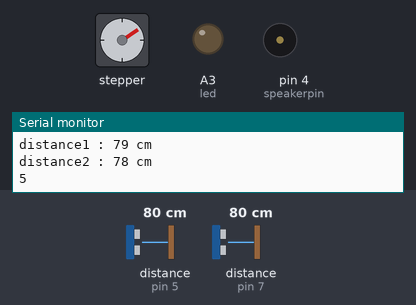
Recording of a sketch running on a simulated Arduino Uno, built with avr-gcc and run on an emulated ATmega328P. On the bench: stepper motor, output pins drawn as LEDs (lit = HIGH), buzzer (waves = sounding), the last lines printed to the serial monitor. Wiring (inferred from the names in the program): 2 × ultrasonic range finder: trigger pin 6, echo pin 5 / trigger pin 8, echo pin 7. Dashed ring = blinking. The test bench sets the inputs (shaded band); at power-on: distance to the obstacle (sensors on pin 5, pin 7) 80 cm. The echo pulse lasts 58.3 µs per cm; stepper angles assume 2048 steps per turn; pins used as bus, display or sensor lines are not drawn.

Above: at 1.3 s.
1.4 s: distance to the obstacle (sensor on pin 5) set to 13 cm
At 1.68 s:
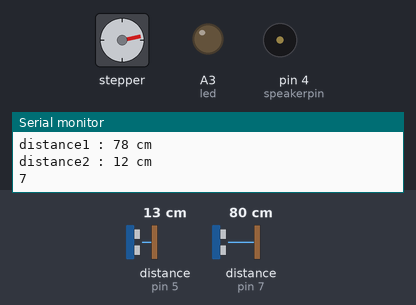
4.4 s: distance to the obstacle (sensor on pin 5) set to 10 cm
At 4.6 s:
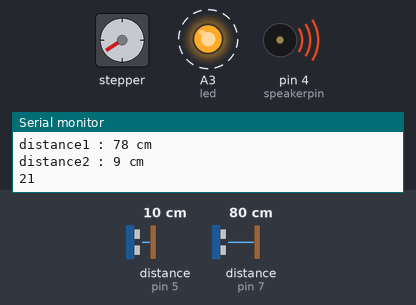
At 5.02 s:
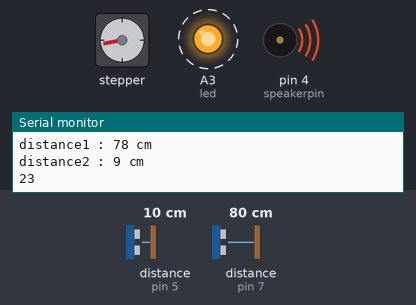
7.4 s: distance to the obstacle (sensor on pin 7) set to 2 cm
10.4 s: distance to the obstacle (sensor on pin 7) set to 35 cm
13.4 s: distance to the obstacle (sensor on pin 7) set to 120 cm
16.4 s: distance to the obstacle (sensor on pin 5) set to 120 cm
At 16.63 s:
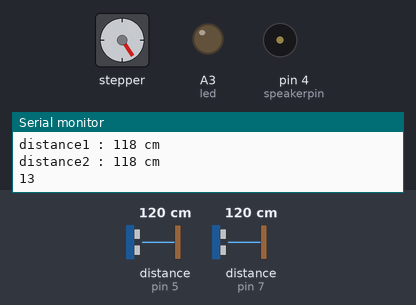
Timing chart, 0 to 20.4 s (numbered marks = the images above; inputs shaded):
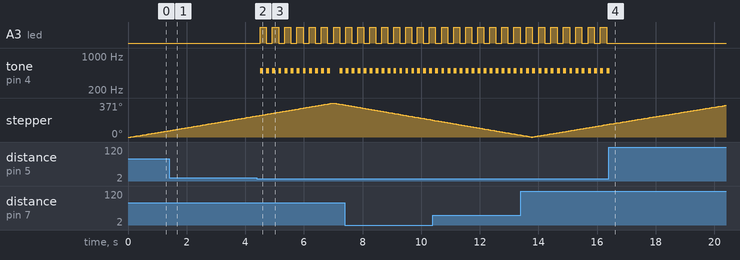

Measured:
- the behaviour switches between 12 and 11 cm on distance to the obstacle (sensor on pin 5) (found by bisection; images 1 and 2)
- after the input at 4.4 s, A3 (led): alternates HIGH for 0.21 s and LOW for 0.21 s, starting after 0.11 s; tone on pin 4 (speakerpin): goes 11 × (500 Hz 0.10 s, silent 0.11 s), 500 Hz 0.10 s, silent 0.32 s, 500 Hz 0.10 s, then silent, starting after 0.11 s
- after the input at 16.4 s, A3 (led): stops changing and stays LOW; tone on pin 4 (speakerpin): goes on until 16.4 s, then stays silent

The sketch:

Item_1.ino
```cpp
#include <Stepper.h>

// 함수 선언부 (function prototypes)
void buzzur();
void led_warn(int pin);
void ultra_sonic1();
void ultra_sonic2();

const int stepsPerRevolution = 64;
Stepper myStepper(stepsPerRevolution, 12, 10, 11, 9);

const int TRIG_1 = 8;
const int ECHO_1 = 7;
const int TRIG_2 = 6;
const int ECHO_2 = 5;
int speakerpin = 4;
const int led = A3;

unsigned long t_prev_1 = 0;
const unsigned long t_delay_1 = 100;

unsigned long t_prev_2 = 0;
const unsigned long t_delay_2 = 100;

unsigned long t_prev_3 = 0;
const unsigned long t_delay_3 = 200;

long duration1, distance1;
long duration2, distance2;

int i;
int flag;

void setup() {
  Serial.begin(9600);
  pinMode(TRIG_1, OUTPUT);
  pinMode(ECHO_1, INPUT);
  pinMode(TRIG_2, OUTPUT);
  pinMode(ECHO_2, INPUT);
  pinMode(led, OUTPUT);

  myStepper.setSpeed(300);
}

void loop() {
  unsigned long t_now_1 = millis();
  if (t_now_1 - t_prev_1 >= t_delay_1) {
    t_prev_1 = t_now_1;

    if (i == 0) {
      flag = 1;
    }

    if (flag == 1) {
      i++;
      myStepper.step(stepsPerRevolution);
      ultra_sonic1();
      ultra_sonic2();
      Serial.print(i);
      led_warn(led);
    }
  }

  unsigned long t_now_2 = millis();
  if (t_now_2 - t_prev_2 >= t_delay_2) {
    t_prev_2 = t_now_2;

    if (i == 33) {
      flag = -1;
    }

    if (flag == -1) {
      i--;
      myStepper.step(-stepsPerRevolution);
      ultra_sonic1();
      ultra_sonic2();
      Serial.print(i);
      led_warn(led);
    }
  }

  unsigned long t_now_3 = millis();
  if (t_now_3 - t_prev_3 >= t_delay_3) {
    t_prev_3 = t_now_3;
    buzzur();
  }
}

void led_warn(int pin) {
  if (distance2 <= 10 || distance1 <= 10) {
    if (digitalRead(pin) == LOW) {
      digitalWrite(pin, HIGH);
    } else {
      digitalWrite(pin, LOW);
    }
  } else {
    digitalWrite(pin, LOW);
  }
}

void buzzur() {
  if (distance2 <= 10 || distance1 <= 10) {
    tone(speakerpin, 500, 100);
  }
}

void ultra_sonic1() {
  digitalWrite(TRIG_1, LOW);
  delayMicroseconds(2);
  digitalWrite(TRIG_1, HIGH);
  delayMicroseconds(10);
  digitalWrite(TRIG_1, LOW);
  duration1 = pulseIn(ECHO_1, HIGH);
  distance1 = duration1 * 17 / 1000;
  Serial.print("\ndistance1 : ");
  Serial.print(distance1);
  Serial.println(" cm");
}

void ultra_sonic2() {
  digitalWrite(TRIG_2, LOW);
  delayMicroseconds(2);
  digitalWrite(TRIG_2, HIGH);
  delayMicroseconds(10);
  digitalWrite(TRIG_2, LOW);
  duration2 = pulseIn(ECHO_2, HIGH);
  distance2 = duration2 * 17 / 1000;
  Serial.print("\ndistance2 : ");
  Serial.print(distance2);
  Serial.println(" cm");
}
```
